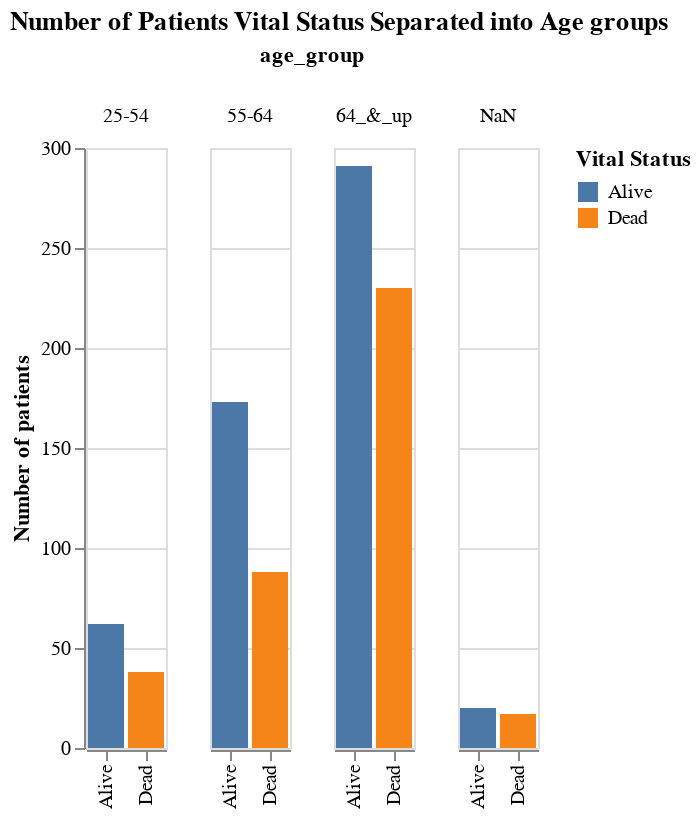

Notebook source saved alongside this figure:
### Code cell
#Patients by age group based on vitality
alt.Chart(lung_cancer_patients_vitality_by_Age).mark_bar().encode(
    x=alt.X('Vital Status:O',axis=alt.Axis(title='')),
    y=alt.Y('Count:Q',axis=alt.Axis(title='Number of patients')),
    color='Vital Status:N',
    column=alt.Column('age_group:N')
).properties(
    title='Number of Patients Vital Status Separated into Age groups')

### Figure 1 — Vega-Lite specification as saved in the notebook (floating-point values rounded to 4 significant figures)
{"config": {"view": {"continuousWidth": 400, "continuousHeight": 300}}, "data": {"name": "data-909a30218b50775c9b03a3081517a050"}, "mark": "bar", "encoding": {"color": {"type": "nominal", "field": "Vital Status"}, "column": {"type": "nominal", "field": "age_group"}, "x": {"type": "ordinal", "axis": {"title": ""}, "field": "Vital Status"}, "y": {"type": "quantitative", "axis": {"title": "Number of patients"}, "field": "Count"}}, "title": "Number of Patients Vital Status Separated into Age groups", "$schema": "https://vega.github.io/schema/vega-lite/v4.0.2.json", "datasets": {"data-909a30218b50775c9b03a3081517a050": [{"age_group": "25-54", "Vital Status": "Alive", "Count": 62}, {"age_group": "25-54", "Vital Status": "Dead", "Count": 38}, {"age_group": "55-64", "Vital Status": "Alive", "Count": 173}, {"age_group": "55-64", "Vital Status": "Dead", "Count": 88}, {"age_group": "64_&_up", "Vital Status": "Alive", "Count": 291}, {"age_group": "64_&_up", "Vital Status": "Dead", "Count": 230}, {"age_group": "NaN", "Vital Status": "Alive", "Count": 20}, {"age_group": "NaN", "Vital Status": "Dead", "Count": 17}]}}
